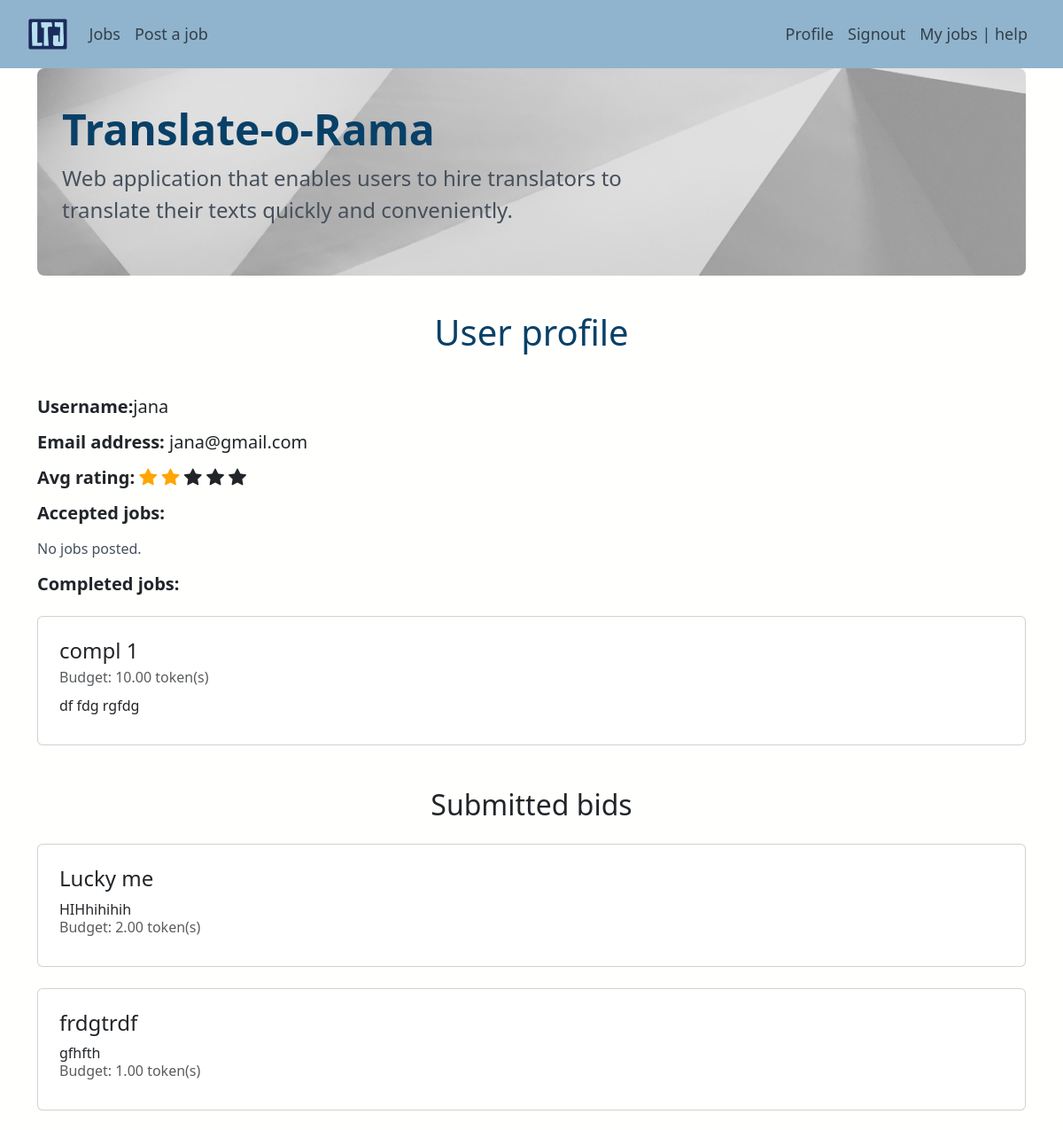
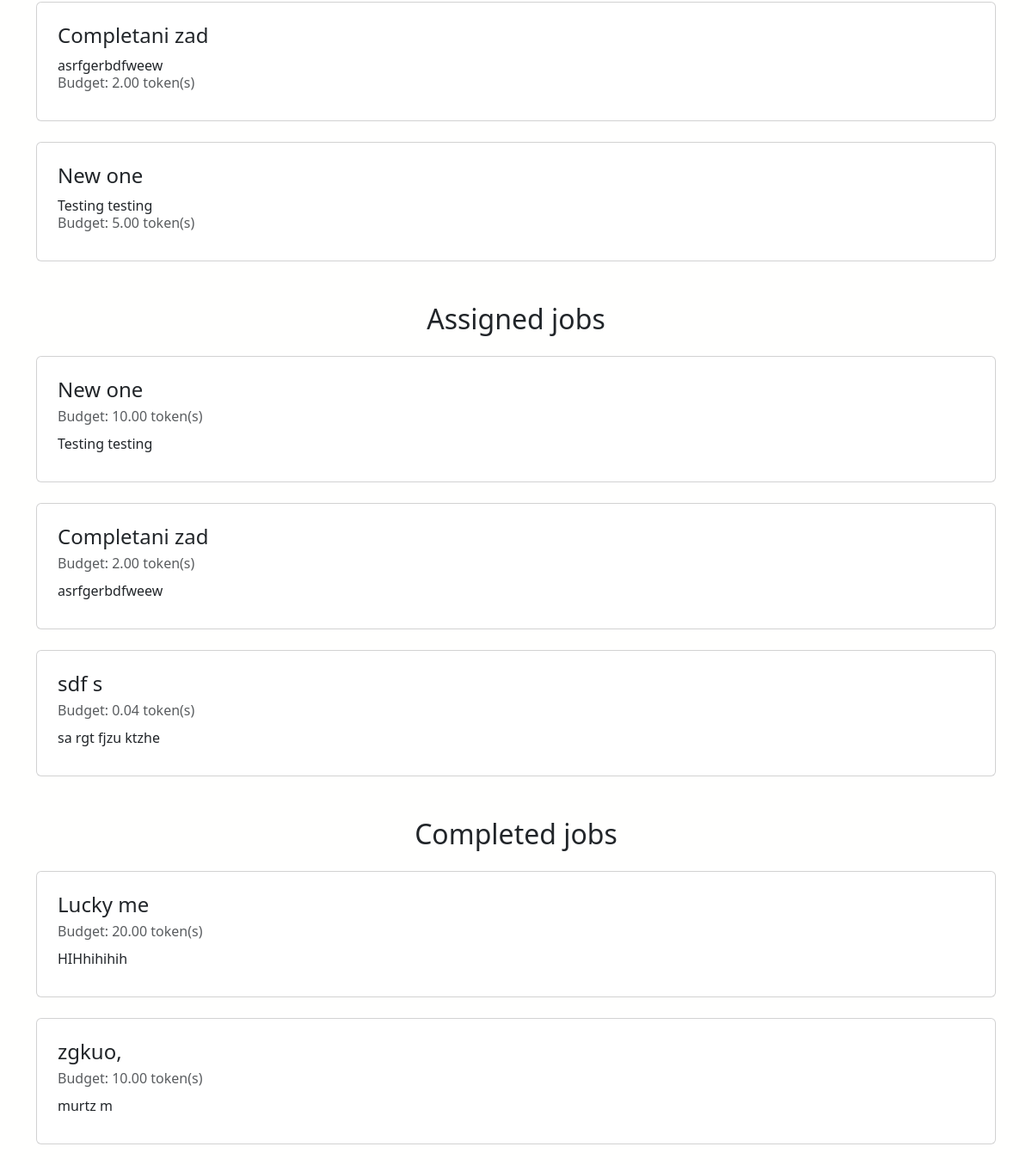
The app's page /profile/19 (signed in) with its own data (2 pictures, top to bottom).
### app/models.py (models this page shows, shortened)
class Job(models.Model):
    user = models.ForeignKey(User, on_delete=models.CASCADE, related_name="user")
    title = models.TextField(blank=False, unique=True)
    description = models.TextField(blank=False)
    source_language = models.TextField(blank=False)
    target_language = models.TextField(blank=False)
    job_field = models.CharField(
        max_length=15,
        choices=JobField.JOB_CHOICES,
        default=JobField.LITERATURE,
    )
    budget = models.DecimalField(max_digits=10, decimal_places=2, default=0.0)
    text = models.TextField(blank=False)
    assigned_to = models.ForeignKey(
        "JobBid",
        on_delete=models.CASCADE,
        blank=True,
        null=True,
        related_name="assigned_to",
    )
    is_assigned = models.BooleanField(default=False)
    is_completed = models.BooleanField(default=False)
    translator = models.ForeignKey(
        User,
        on_delete=models.SET_NULL,
        blank=True,
        null=True,
        related_name="set_as_translator_of_job",
    )
    translation = models.TextField(blank=True, null=True)
    dispute = models.TextField(blank=True, null=True)
    translation = models.TextField(blank=True, null=True)

class JobBid(models.Model):
    bid_user = models.ForeignKey(User, on_delete=models.CASCADE, related_name="bider")
    job = models.ForeignKey(Job, on_delete=models.CASCADE)
    bid = models.DecimalField(max_digits=10, decimal_places=2, default=0.0)

### app/views.py (the view)
# urls.py: path("profile/<int:user_id>", views.profile, name="profile"),
def profile(request, user_id):
    user = request.user
    user_from_job = User.objects.get(pk=user_id)
    email_form = EmailChangeForm(user)
    password_form = SetPasswordForm(user)
    accepted_jobs = Job.objects.filter(
        Q(user=user_from_job), Q(is_assigned=True), Q(is_completed=False)
    )  # jobs that are from user
    completed_jobs = Job.objects.filter(Q(user=user_from_job), Q(is_completed=True))
    translators_bid = JobBid.objects.filter(Q(bid_user=user_from_job))
    translator_assigned_jobs = Job.objects.filter(
        Q(translator=user_from_job), Q(is_assigned=True), Q(is_completed=False)
    )  # jobs that are NOT from user
    translator_completed_jobs = Job.objects.filter(
        Q(translator=user_from_job), Q(is_completed=True)
    )
    rating = user_from_job.userprofile.average_rating()
    context = {
        "user": user,
        "user_from_jobs": user_from_job,
        "email_form": email_form,
        "password_form": password_form,
        "accepted_jobs": accepted_jobs,
        "completed_jobs": completed_jobs,
        "translator_bids": translators_bid,
        "translator_assigned_jobs": translator_assigned_jobs,
        "translator_completed_jobs": translator_completed_jobs,
        "rating": rating,
    }
    return render(request, "app/profile.html", context)

### app/models.py (called while the page is built)
    def average_rating(self) -> float:
        return (
            Rating.objects.filter(translator=self.user).aggregate(Avg("rating"))[
                "rating__avg"
            ]
            or 0
        )

### app/templates/app/profile.html (shortened to what this page needs)
{% extends 'app/base.html' %}
{% block content %}
    <h1 class="text-center mb-5 mt-3">User profile</h1>
    <h5 class="mb-3"><b>Username:</b>{{ user_from_jobs.username }}</h5>
    <h5 class="mb-3"><b>Email address:</b> {{ user_from_jobs.email }}</h5>
    {% if user_from_jobs.userprofile.is_translator %}
        <h5 class="mb-3"><b>Avg rating:</b>
            <span class="bi bi-star-fill {% if rating > 0 %} checked {% endif %}"></span>
            <span class="bi bi-star-fill {% if rating > 1 %} checked {% endif %}"></span>
            <span class="bi bi-star-fill {% if rating > 2 %} checked {% endif %}"></span>
            <span class="bi bi-star-fill {% if rating > 3 %} checked {% endif %}" ></span>
            <span class="bi bi-star-fill {% if rating > 4 %} checked {% endif %}"></span>
        </h5>
    {% endif %}
    <h5 class="mb-3"><b>Accepted jobs:</b></h5>
    {% for accepted_job in accepted_jobs %}
        {% include 'includes/job_card.html' with job=accepted_job %}
        {% empty %}
        <p >
          No jobs posted.
        </p>
    {% endfor %}
    <h5 class="mb-3"><b>Completed jobs:</b></h5>
    {% for completed_job in completed_jobs %}
        {% include 'includes/job_card.html' with job=completed_job %}
        {% empty %}
        <p >
          No jobs posted.
        </p>
    {% endfor %}
    {% if user.userprofile.is_translator %}
        <h2 class="text-center mt-5 mb-4">Submitted bids</h2>
        {% for bid in translator_bids %}
            {% include 'includes/bid_form.html' with job_bid=bid %}
        {% endfor %}
        <h2 class="text-center mt-5 mb-4">Assigned jobs</h2>
        {% for job in translator_assigned_jobs %}
            {% include 'includes/job_card.html' with job=job %}
        {% endfor %}
        <h2 class="text-center mt-5 mb-4">Completed jobs</h2>
        {% for c_job in translator_completed_jobs %}
            {% include 'includes/job_card.html' with job=c_job %}
        {% endfor %}
    {% endif %}
{% endblock %}

### app/templates/app/base.html (shortened to what this page needs)
<!DOCTYPE html>
{% load static %}
<html>
  <head>
    <link href="https://cdn.jsdelivr.net/npm/bootstrap@5.3.0-alpha1/dist/css/bootstrap.min.css" rel="stylesheet">
    <link rel="stylesheet" href="https://cdn.jsdelivr.net/npm/bootstrap-icons@1.10.3/font/bootstrap-icons.css">
    <link rel="stylesheet" href="{% static 'app/css/base.css' %}">
  </head>
  <body>
    <nav class="navbar navbar-expand-lg">
        <div class="container-fluid  p-2 ms-4 me-4">
            <a class="navbar-brand" href="{% url 'home_path' %}"><img class="logo" src="../../static/app/images/p-logo.webp"></a>
            <div class="collapse navbar-collapse" id="navbarText">
              {% if user.is_authenticated %}
                <ul class="navbar-nav me-auto mb-2 mb-lg-0">
                    {% if user.userprofile.is_translator %}
                      <li class="nav-item">
                        <a class="nav-link" aria-current="page" href="{% url 'app:jobs' %}">Jobs</a>
                      </li>
                    {% endif %}
                    <li class="nav-item">
                    <a class="nav-link" href="{% url 'app:post_job' %}">Post a job</a>
                    </li>
                </ul>
                <ul class="navbar-nav ms-auto mb-2 mb-lg-0">
                    <li class="nav-item">
                      <a class="nav-link" href="{% url 'app:profile' user.id %}">Profile</a>
                    </li>
                    <li class="nav-item">
                      <a class="nav-link" href="{% url 'logout' %}"> Signout</a>
                    </li>
                    <li class="nav-item">
                      <a class="nav-link" href="{% url 'app:dashboard' %}"> My jobs | {{user.username}}</a>
                    </li>
              {% endif %}
            </ul>
          </div>
        </div>
    </nav>
    <div class="content container">
      <div class="row">
        <div class="col-md-12">
            <div class="p-3 mb-4 rounded-3  jumbotron-container">
                <div class="container-fluid py-4">
                    <h1 class="display-5 fw-bold">Translate-o-Rama</h1>
                    <p class="col-md-8 fs-4">Web application that enables users to hire translators to translate their texts quickly and conveniently.</p>
                </div>
            </div>
        </div>
      </div>
      <div class="row">
        <div class="col-md-12">
          {% block content %}
          {% endblock %}
        </div>
      </div>
    </div>
  </body>
</html>

### app/templates/includes/job_card.html
<div class="card my-4">
  <div class="card-body m-2">
    <div class="row">
      <h4 class="card-title">{{ job.title }}</h4>
    </div>
    <div class="card-subtitle mb-2 text-muted">Budget: {{ job.budget }} token(s)</div>
    <div class="card-text mb-2">{{ job.description }}</div>
  </div>
</div>

### app/templates/includes/bid_form.html
<div class="card my-4">
    <div class="card-body m-2">
      <h4 class="card-title">{{ job_bid.job.title }}</h4>
      <div class="card-text">{{ job_bid.job.description }}</div>
      <div class="card-subtitle mb-2 text-muted">Budget: {{ job_bid.bid }} token(s)</div>
    </div>
  </div>

### app/static/app/css/base.css (style rules this page uses)
body { background-color: #fffffe; }
h1 { color: #094067; }
p { color: #46505C; }
nav { background-color: #90b4ce; color: #2A3139; }
.nav-link { font-size: 18px !important; }
.jumbotron-container { background-image: url("../images/background2.jpg"); background-size: cover; }
.logo { max-height: 35px; }

### app/templates/app/profile.html (style rules this page uses)
.checked { color: orange; }

### records on screen
Job: title "compl 1", budget "10.00", description "df fdg rgfdg"
JobBid: job "Lucky me", job.description "HIHhihihih", bid "2.00"
JobBid: job "frdgtrdf", job.description "gfhfth", bid "1.00"
JobBid: job "Completani zad", job.description "asrfgerbdfweew", bid "2.00"
JobBid: job "New one", job.description "Testing testing", bid "5.00"
Job: title "New one", budget "10.00", description "Testing testing"
Job: title "Completani zad", budget "2.00", description "asrfgerbdfweew"
Job: title "sdf s", budget "0.04", description "sa rgt fjzu ktzhe"
Job: title "Lucky me", budget "20.00", description "HIHhihihih"
Job: title "zgkuo,", budget "10.00", description "murtz m"

### other values on screen
{{ user.username }} "help"
{{ user_from_jobs.username }} "jana"
{{ user_from_jobs.email }} "jana@gmail.com"
